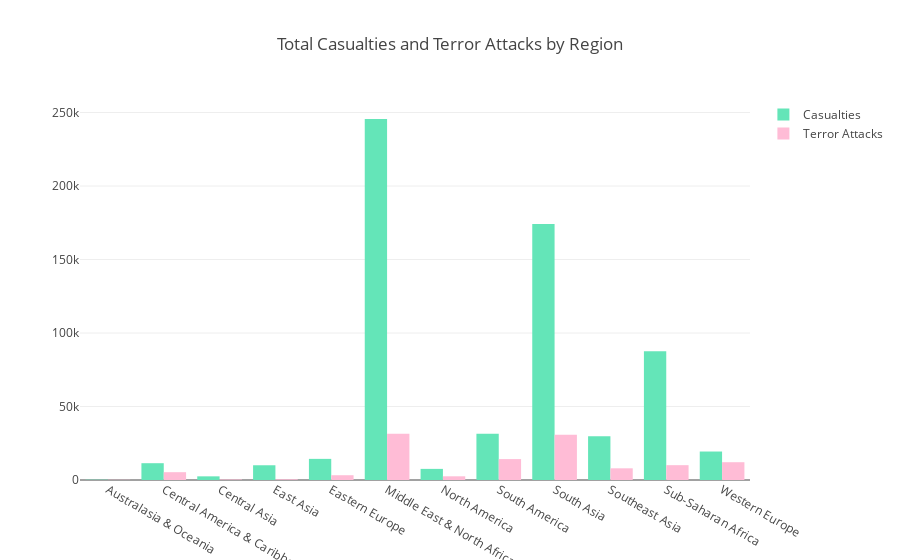

Write notebook code for a chart like this one.
### Markdown cell above
### *Casualties by Region*

### Code cell
cpr = df.groupby('region_txt', as_index= False)['casualties'].sum()
apr = df.groupby('region_txt')['region_txt'].count()

trace_1 = go.Bar(x = cpr.region_txt, y = cpr.casualties,
                 marker = dict(color = 'rgb(100, 229, 184)'),
                 name = 'Casualties')

trace_2 = go.Bar(x = apr.index, y = apr,
                 marker = dict(color = 'rgb(255, 188, 214)'),
                 name = 'Terror Attacks')

layout = go.Layout(title = "Total Casualties and Terror Attacks by Region", barmode='group' )


py.iplot(dict(data = [trace_1,trace_2], layout = layout))

### Figure 1 — Plotly figure (JSON) as saved in the notebook; plotly's stock layout.template omitted (floating-point values rounded to 4 significant figures)
{"data": [{"marker": {"color": "rgb(100, 229, 184)"}, "name": "Casualties", "type": "bar", "x": ["Australasia & Oceania", "Central America & Caribbean", "Central Asia", "East Asia", "Eastern Europe", "Middle East & North Africa", "North America", "South America", "South Asia", "Southeast Asia", "Sub-Saharan Africa", "Western Europe"], "y": [206, 11428, 2490, 10025, 14377, 245581, 7567, 31424, 174155, 29697, 87605, 19375]}, {"marker": {"color": "rgb(255, 188, 214)"}, "name": "Terror Attacks", "type": "bar", "x": ["Australasia & Oceania", "Central America & Caribbean", "Central Asia", "East Asia", "Eastern Europe", "Middle East & North Africa", "North America", "South America", "South Asia", "Southeast Asia", "Sub-Saharan Africa", "Western Europe"], "y": [132, 5317, 365, 485, 3247, 31485, 2517, 14215, 30832, 7948, 10089, 12102]}], "layout": {"barmode": "group", "title": "Total Casualties and Terror Attacks by Region"}}
